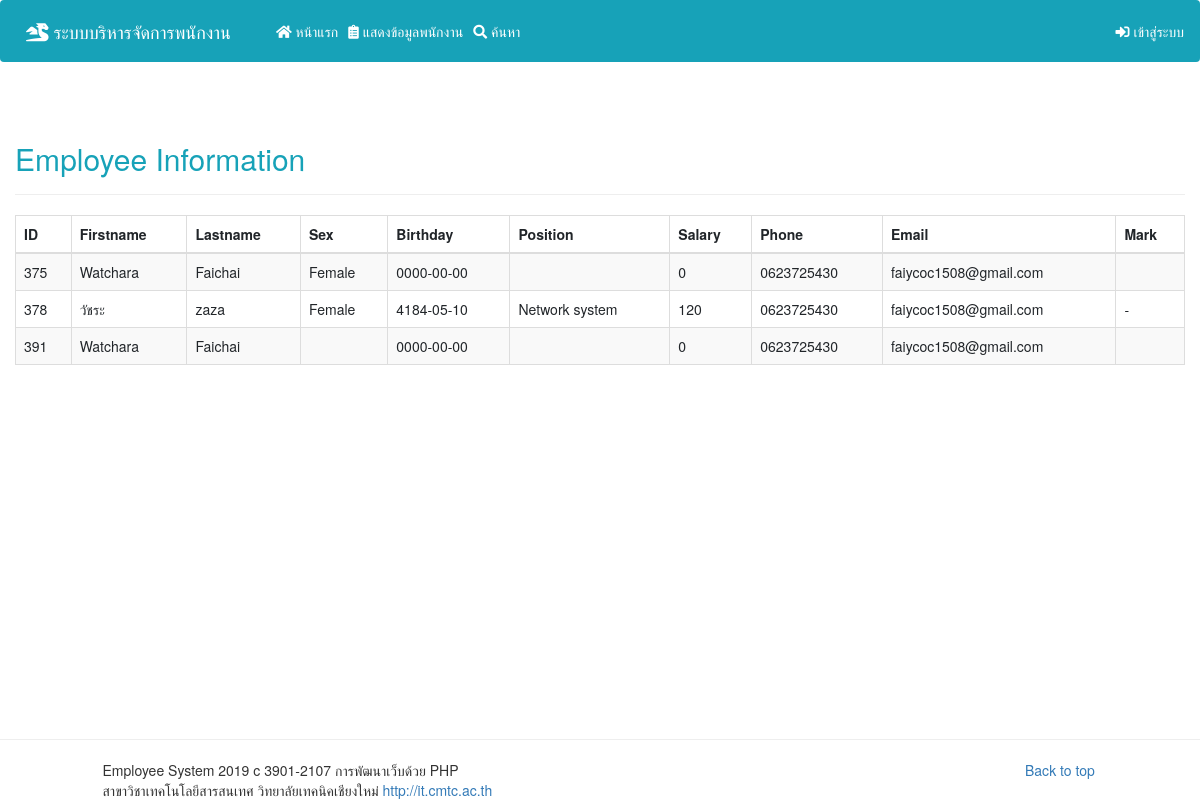
/list_employee.php, run on the app's committed database.
### tables this page shows
CREATE TABLE `6239010038_employee` (
  `emp_id` int(11) NOT NULL,
  `emp_name` varchar(50) DEFAULT NULL,
  `emp_lname` varchar(50) DEFAULT NULL,
  `emp_sex` varchar(50) DEFAULT NULL,
  `emp_birthday` date NOT NULL,
  `emp_position` varchar(200) DEFAULT NULL,
  `emp_salary` int(11) NOT NULL,
  `emp_phone` varchar(50) DEFAULT NULL,
  `emp_email` varchar(50) DEFAULT NULL,
  `emp_mark` varchar(50) DEFAULT NULL,
  `image` varchar(100) NOT NULL
);

### list_employee.php (the view, shortened to what this page needs)
<!DOCTYPE html>
<html lang="en">
<head>
    <link rel="stylesheet" href="https://stackpath.bootstrapcdn.com/bootstrap/4.4.1/css/bootstrap.min.css">
    <link rel="stylesheet" href="https://use.fontawesome.com/releases/v5.7.0/css/all.css">
    <link rel="stylesheet" href="https://maxcdn.bootstrapcdn.com/bootstrap/3.4.1/css/bootstrap.min.css">
</head>
<body>
<?php
  include("header.php");
?>
  <div class="wrapper">
    <div class="container-fluid">
      <div class="row">
        <div class="col-md-12">
          <div class="page-header clearfix">
            <h2 class="text-info pull-left">Employee Information</h2>
          </div>
    <?php
    $sql = "SELECT * FROM `6239010038_employee`";
    $result = $conn->query($sql);
    if ($result->num_rows > 0) {
      echo "<table class='table table-bordered table-striped'>";
        echo "<thead>";
          echo "<tr>";
            echo "<th> ID </th>";
            echo "<th> Firstname </th>";
            echo "<th> Lastname </th>";
            echo "<th> Sex </th>";
            echo "<th> Birthday </th>";
            echo "<th> Position </th>";
            echo "<th> Salary </th>";
            echo "<th> Phone </th>";
            echo "<th> Email </th>";
            echo "<th> Mark </th>";
          echo "</tr>";
        echo "</thead>";
        echo "<tbody>";
    while($row = $result->fetch_assoc()) {
          echo "<tr>";
            echo "<td>".$row['emp_id']."</td>";
            echo "<td>".$row['emp_name']."</td>";
            echo "<td>".$row['emp_lname']."</td>";
            echo "<td>".$row['emp_sex']."</td>";
            echo "<td>".$row['emp_birthday']."</td>";
            echo "<td>".$row['emp_position']."</td>";
            echo "<td>".$row['emp_salary']."</td>";
            echo "<td>".$row['emp_phone']."</td>";
            echo "<td>".$row['emp_email']."</td>";
            echo "<td>".$row['emp_mark']."</td>";
          echo "</tr>";
    }
    } else {
      echo "ไม่พบข้อมูล";
    }
        echo "</tbody>";
    ?>
      </table>
        </div>
      </div>
    </div>
  </div>
<?php
include("footer.php");
?>
</body>
</html>

### data on the page
6239010038_employee: emp_id "375", emp_name "Watchara", emp_lname "Faichai", emp_sex "Female", emp_birthday "0000-00-00", emp_salary "0", emp_phone "0623725430", emp_email "faiycoc1508@gmail.com"
6239010038_employee: emp_id "378", emp_name "วัชระ", emp_lname "zaza", emp_sex "Female", emp_birthday "4184-05-10", emp_position "Network system", emp_salary "120", emp_phone "0623725430", emp_email "faiycoc1508@gmail.com", emp_mark "-"
6239010038_employee: emp_id "391", emp_name "Watchara", emp_lname "Faichai", emp_birthday "0000-00-00", emp_salary "0", emp_phone "0623725430", emp_email "faiycoc1508@gmail.com"
